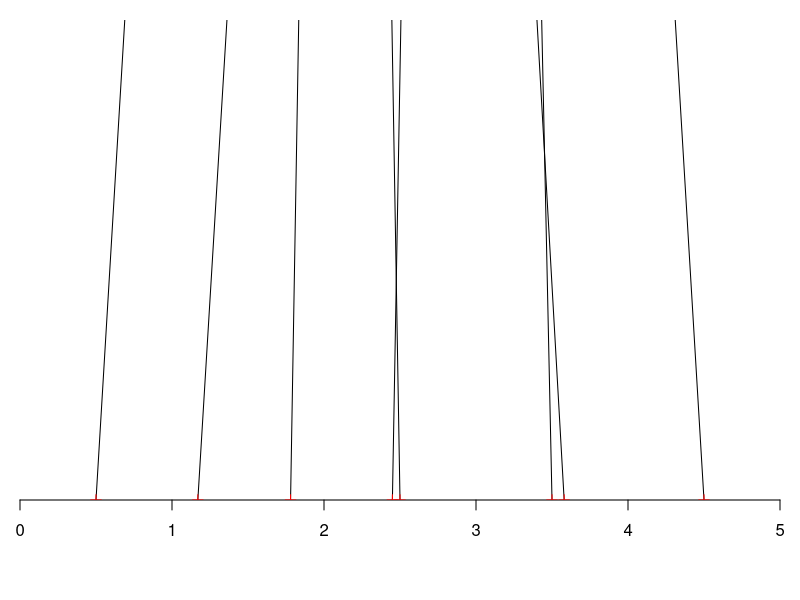

Source code (R):
## ---- chunk 1
Data = read.csv('GibbonSiamang.csv',header=T) # load the data
Data = subset(Data, Data$Species == 1)
x = Data$PP.Distance ; y = Data$Forward.Distance
Data$X = Data$X.1 = Data$X.2 = NULL # Remove blank rows in CSV 

# We need to rename some of the columns to work with the LT2D package:
Data$stratum = Data$Region.Label ; Data$Region.Label = NULL
Data$Height = NULL # We don't use this in this analysis 
Data$Effort = NULL 
Data$transect = Data$Sample.Label ; Data$Sample.Label = NULL
Data$location = Data$Location..0.5.4.5.km. ; Data$Location..0.5.4.5.km. = NULL
## ---- chunk 2
trans1 = subset(Data, transect == 1 ) ; T1 = range(trans1$location)
trans2 = subset(Data, transect == 2 ) ; T2 = range(trans2$location)
trans3 = subset(Data, transect == 3 ) ; T3 = range(trans3$location)
trans4 = subset(Data, transect == 4 ) ; T4 = range(trans4$location)
T1 ; T2 ; T3 ; T4 
## ---- chunk 3
T1.2Gap = abs(T2[2]-T1[1])
T2.3Gap = abs(T3[2]-T2[1])
T3.4Gap = abs(T4[2]-T3[1])

differences = c(0.5, T3.4Gap, T2.3Gap, T1.2Gap)
TopTruncation = mean(differences)/2


# Create a small numberline to illustrate the point:

## define plot data
xlim <- c(0,5)
ylim <- c(0,1)
px <- rev(c(T1,T2,T3,T4)) # because names are opposite of order
py <- rep(0,length(px))
lx.buf <- 5
lx <- seq(xlim[1]+lx.buf,xlim[2]-lx.buf,len=length(px))
ly <- 20

## create basic plot outline
par(xaxs='i',yaxs='i',mar=c(5,1,1,1));
plot(NA,xlim=xlim,ylim=ylim,axes=F,ann=F);
axis(1)

## plot elements
draw.points = function(px,py,pch){
  number.of.transects = length(px)/2
  points(px,py,col='red',pch=pch, xpd=F)
}

segments(px,py,lx,ly);
draw.points(px,py,pch=3)
